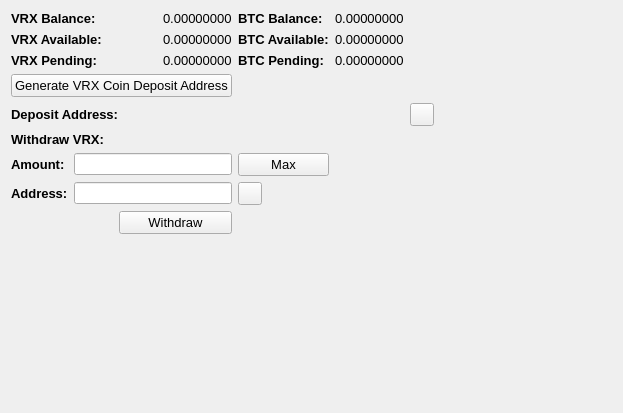
     <widget class="QWidget" name="BalanceTab">
      <attribute name="title">
       <string>Balance</string>
      </attribute>
      <layout class="QGridLayout" name="gridLayout_2">
       <item row="0" column="0" colspan="2">
        <widget class="QLabel" name="label_11">
         <property name="font">
          <font>
           <pointsize>10</pointsize>
           <weight>75</weight>
           <bold>true</bold>
          </font>
         </property>
         <property name="text">
          <string>VRX Balance:</string>
         </property>
        </widget>
       </item>
       <item row="0" column="3">
        <widget class="QLabel" name="VRXBalanceLabel">
         <property name="font">
          <font>
           <pointsize>10</pointsize>
          </font>
         </property>
         <property name="text">
          <string>0.00000000</string>
         </property>
         <property name="textInteractionFlags">
          <set>Qt::LinksAccessibleByMouse|Qt::TextSelectableByMouse</set>
         </property>
        </widget>
       </item>
       <item row="0" column="4">
        <widget class="QLabel" name="label_12">
         <property name="font">
          <font>
           <pointsize>10</pointsize>
           <weight>75</weight>
           <bold>true</bold>
          </font>
         </property>
         <property name="text">
          <string>BTC Balance:</string>
         </property>
        </widget>
       </item>
       <item row="0" column="5">
        <widget class="QLabel" name="BitcoinBalanceLabel">
         <property name="font">
          <font>
           <pointsize>10</pointsize>
          </font>
         </property>
         <property name="text">
          <string>0.00000000</string>
         </property>
         <property name="textInteractionFlags">
          <set>Qt::LinksAccessibleByMouse|Qt::TextSelectableByMouse</set>
         </property>
        </widget>
       </item>
       <item row="0" column="7" rowspan="10">
        <spacer name="horizontalSpacer_4">
         <property name="orientation">
          <enum>Qt::Horizontal</enum>
         </property>
         <property name="sizeHint" stdset="0">
          <size>
           <width>178</width>
           <height>188</height>
          </size>
         </property>
        </spacer>
       </item>
       <item row="1" column="0" colspan="2">
        <widget class="QLabel" name="label_13">
         <property name="font">
          <font>
           <pointsize>10</pointsize>
           <weight>75</weight>
           <bold>true</bold>
          </font>
         </property>
         <property name="text">
          <string>VRX Available:</string>
         </property>
        </widget>
       </item>
       <item row="1" column="3">
        <widget class="QLabel" name="VRXAvailableLabel_2">
         <property name="font">
          <font>
           <pointsize>10</pointsize>
          </font>
         </property>
         <property name="text">
          <string>0.00000000</string>
         </property>
         <property name="textInteractionFlags">
          <set>Qt::LinksAccessibleByMouse|Qt::TextSelectableByMouse</set>
         </property>
        </widget>
       </item>
       <item row="1" column="4">
        <widget class="QLabel" name="label_15">
         <property name="font">
          <font>
           <pointsize>10</pointsize>
           <weight>75</weight>
           <bold>true</bold>
          </font>
         </property>
         <property name="text">
          <string>BTC Available:</string>
         </property>
        </widget>
       </item>
       <item row="1" column="5">
        <widget class="QLabel" name="BitcoinAvailableLabel">
         <property name="font">
          <font>
           <pointsize>10</pointsize>
          </font>
         </property>
         <property name="text">
          <string>0.00000000</string>
         </property>
         <property name="textInteractionFlags">
          <set>Qt::LinksAccessibleByMouse|Qt::TextSelectableByMouse</set>
         </property>
        </widget>
       </item>
       <item row="2" column="0" colspan="2">
        <widget class="QLabel" name="label_14">
         <property name="font">
          <font>
           <pointsize>10</pointsize>
           <weight>75</weight>
           <bold>true</bold>
          </font>
         </property>
         <property name="text">
          <string>VRX Pending:</string>
         </property>
        </widget>
       </item>
       <item row="2" column="3">
        <widget class="QLabel" name="VRXPendingLabel">
         <property name="font">
          <font>
           <pointsize>10</pointsize>
          </font>
         </property>
         <property name="text">
          <string>0.00000000</string>
         </property>
         <property name="textInteractionFlags">
          <set>Qt::LinksAccessibleByMouse|Qt::TextSelectableByMouse</set>
         </property>
        </widget>
       </item>
       <item row="2" column="4">
        <widget class="QLabel" name="label_31">
         <property name="font">
          <font>
           <pointsize>10</pointsize>
           <weight>75</weight>
           <bold>true</bold>
          </font>
         </property>
         <property name="text">
          <string>BTC Pending:</string>
         </property>
        </widget>
       </item>
       <item row="2" column="5">
        <widget class="QLabel" name="BitcoinPendingLabel">
         <property name="font">
          <font>
           <pointsize>10</pointsize>
          </font>
         </property>
         <property name="text">
          <string>0.00000000</string>
         </property>
         <property name="textInteractionFlags">
          <set>Qt::LinksAccessibleByMouse|Qt::TextSelectableByMouse</set>
         </property>
        </widget>
       </item>
       <item row="3" column="0" colspan="4">
        <widget class="QPushButton" name="GenDepositBTN">
         <property name="font">
          <font>
           <pointsize>10</pointsize>
          </font>
         </property>
         <property name="text">
          <string>Generate VRX Coin Deposit Address</string>
         </property>
        </widget>
       </item>
       <item row="4" column="0" colspan="3">
        <widget class="QLabel" name="label_33">
         <property name="font">
          <font>
           <pointsize>10</pointsize>
           <weight>75</weight>
           <bold>true</bold>
          </font>
         </property>
         <property name="text">
          <string>Deposit Address:</string>
         </property>
        </widget>
       </item>
       <item row="4" column="3" colspan="3">
        <widget class="QLabel" name="DepositAddressLabel">
         <property name="minimumSize">
          <size>
           <width>100</width>
           <height>0</height>
          </size>
         </property>
         <property name="palette">
          <palette>
           <active>
            <colorrole role="WindowText">
             <brush brushstyle="SolidPattern">
              <color alpha="255">
               <red>0</red>
               <green>0</green>
               <blue>0</blue>
              </color>
             </brush>
            </colorrole>
            <colorrole role="Text">
             <brush brushstyle="SolidPattern">
              <color alpha="255">
               <red>0</red>
               <green>0</green>
               <blue>255</blue>
              </color>
             </brush>
            </colorrole>
           </active>
           <inactive>
            <colorrole role="WindowText">
             <brush brushstyle="SolidPattern">
              <color alpha="255">
               <red>0</red>
               <green>0</green>
               <blue>0</blue>
              </color>
             </brush>
            </colorrole>
            <colorrole role="Text">
             <brush brushstyle="SolidPattern">
              <color alpha="255">
               <red>0</red>
               <green>0</green>
               <blue>255</blue>
              </color>
             </brush>
            </colorrole>
           </inactive>
           <disabled>
            <colorrole role="WindowText">
             <brush brushstyle="SolidPattern">
              <color alpha="255">
               <red>120</red>
               <green>120</green>
               <blue>120</blue>
              </color>
             </brush>
            </colorrole>
            <colorrole role="Text">
             <brush brushstyle="SolidPattern">
              <color alpha="255">
               <red>120</red>
               <green>120</green>
               <blue>120</blue>
              </color>
             </brush>
            </colorrole>
           </disabled>
          </palette>
         </property>
         <property name="font">
          <font>
           <pointsize>10</pointsize>
           <weight>75</weight>
           <bold>true</bold>
          </font>
         </property>
         <property name="text">
          <string/>
         </property>
         <property name="alignment">
          <set>Qt::AlignRight|Qt::AlignTrailing|Qt::AlignVCenter</set>
         </property>
         <property name="textInteractionFlags">
          <set>Qt::LinksAccessibleByMouse|Qt::TextSelectableByKeyboard|Qt::TextSelectableByMouse</set>
         </property>
        </widget>
       </item>
       <item row="4" column="6">
        <widget class="QToolButton" name="DepositCopyButton">
         <property name="toolTip">
          <string>Copy to clipboard</string>
         </property>
         <property name="text">
          <string/>
         </property>
         <property name="icon">
          <iconset resource="../bitcoin.qrc">
           <normaloff>:/icons/editcopy</normaloff>:/icons/editcopy</iconset>
         </property>
         <property name="shortcut">
          <string>Alt+P</string>
         </property>
        </widget>
       </item>
       <item row="5" column="0" colspan="2">
        <widget class="QLabel" name="label_34">
         <property name="font">
          <font>
           <pointsize>10</pointsize>
           <weight>75</weight>
           <bold>true</bold>
          </font>
         </property>
         <property name="text">
          <string>Withdraw VRX:</string>
         </property>
        </widget>
       </item>
       <item row="6" column="0">
        <widget class="QLabel" name="label_26">
         <property name="font">
          <font>
           <pointsize>10</pointsize>
           <weight>75</weight>
           <bold>true</bold>
          </font>
         </property>
         <property name="text">
          <string>Amount:</string>
         </property>
        </widget>
       </item>
       <item row="6" column="1" colspan="3">
        <widget class="QLineEdit" name="WithdrawUnitsInput">
         <property name="font">
          <font>
           <pointsize>9</pointsize>
           <weight>75</weight>
           <bold>true</bold>
          </font>
         </property>
         <property name="text">
          <string/>
         </property>
        </widget>
       </item>
       <item row="6" column="4">
        <widget class="QPushButton" name="Withdraw_Max_Amount">
         <property name="font">
          <font>
           <pointsize>10</pointsize>
          </font>
         </property>
         <property name="text">
          <string>Max</string>
         </property>
        </widget>
       </item>
       <item row="7" column="0">
        <widget class="QLabel" name="label_10">
         <property name="font">
          <font>
           <pointsize>10</pointsize>
           <weight>75</weight>
           <bold>true</bold>
          </font>
         </property>
         <property name="text">
          <string>Address:</string>
         </property>
        </widget>
       </item>
       <item row="7" column="1" colspan="3">
        <widget class="QLineEdit" name="WithdrawAddress">
         <property name="font">
          <font>
           <pointsize>9</pointsize>
           <weight>75</weight>
           <bold>true</bold>
          </font>
         </property>
        </widget>
       </item>
       <item row="7" column="4">
        <widget class="QToolButton" name="WithdrawPasteButton">
         <property name="toolTip">
          <string>Paste from clipboard</string>
         </property>
         <property name="text">
          <string/>
         </property>
         <property name="icon">
          <iconset resource="../bitcoin.qrc">
           <normaloff>:/icons/editpaste</normaloff>:/icons/editpaste</iconset>
         </property>
         <property name="shortcut">
          <string>Alt+P</string>
         </property>
        </widget>
       </item>
       <item row="8" column="2" colspan="2">
        <widget class="QPushButton" name="WithdrawUnitsBtn">
         <property name="font">
          <font>
           <pointsize>10</pointsize>
          </font>
         </property>
         <property name="text">
          <string>Withdraw</string>
         </property>
        </widget>
       </item>
       <item row="9" column="0" colspan="6">
        <spacer name="verticalSpacer">
         <property name="orientation">
          <enum>Qt::Vertical</enum>
         </property>
         <property name="sizeHint" stdset="0">
          <size>
           <width>128</width>
           <height>162</height>
          </size>
         </property>
        </spacer>
       </item>
      </layout>
      <zorder>label_31</zorder>
      <zorder>label_15</zorder>
      <zorder>label_12</zorder>
      <zorder>label_14</zorder>
      <zorder>label_13</zorder>
      <zorder>label_11</zorder>
      <zorder>BitcoinBalanceLabel</zorder>
      <zorder>VRXBalanceLabel</zorder>
      <zorder>VRXAvailableLabel_2</zorder>
      <zorder>VRXPendingLabel</zorder>
      <zorder>BitcoinAvailableLabel</zorder>
      <zorder>BitcoinPendingLabel</zorder>
      <zorder>label_33</zorder>
      <zorder>GenDepositBTN</zorder>
      <zorder>DepositAddressLabel</zorder>
      <zorder>Withdraw_Max_Amount</zorder>
      <zorder>label_34</zorder>
      <zorder>WithdrawUnitsInput</zorder>
      <zorder>label_10</zorder>
      <zorder>label_26</zorder>
      <zorder>WithdrawAddress</zorder>
      <zorder>WithdrawUnitsBtn</zorder>
      <zorder>horizontalSpacer_4</zorder>
      <zorder>verticalSpacer</zorder>
      <zorder>WithdrawPasteButton</zorder>
      <zorder>DepositCopyButton</zorder>
     </widget>
